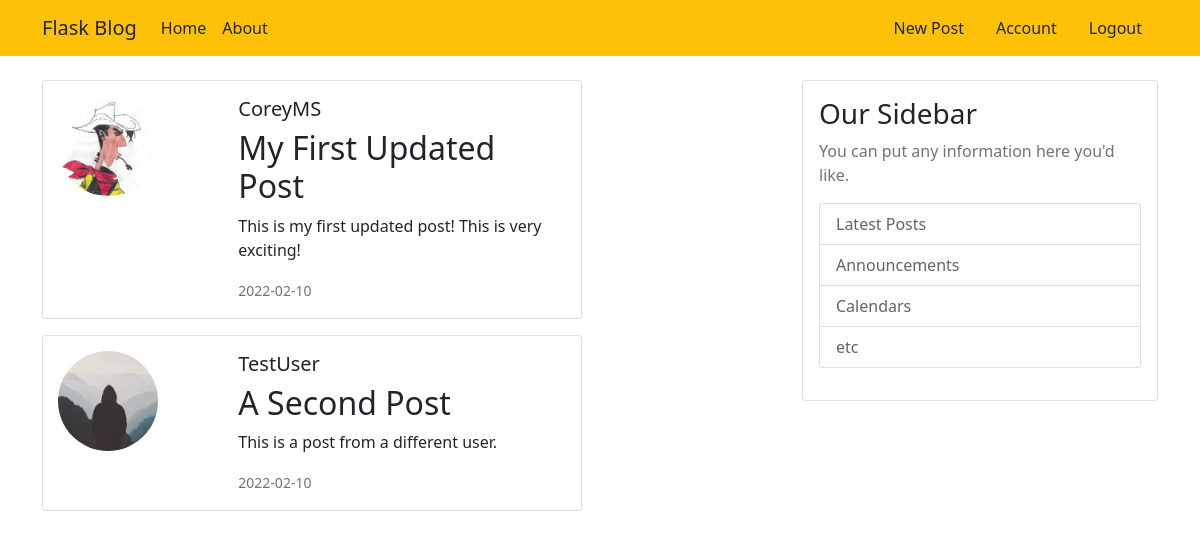
Screenshot of /home (signed in) with the database file from the repository.
### flaskblog/models.py (models this page shows, shortened)
class Post(db.Model):
    id = db.Column(db.Integer, primary_key=True)
    title = db.Column(db.String(100), nullable=False)
    date_posted = db.Column(db.DateTime, nullable=False, default=datetime.utcnow)
    content = db.Column(db.Text, nullable=False)
    user_id = db.Column(db.Integer, db.ForeignKey('user.id'), nullable=False)

class User(db.Model, UserMixin):
    id = db.Column(db.Integer, primary_key=True)
    username = db.Column(db.String(20), unique=True, nullable=False)
    email = db.Column(db.String(120), unique=True, nullable=False)
    image_file = db.Column(db.String(20), nullable=False, default='default.jpg')
    password = db.Column(db.String(60), nullable=False)
    posts = db.relationship('Post', backref='author', lazy=True)

### flaskblog/routes.py (the view)
@app.route("/")
@app.route("/home")
def home():
    posts = Post.query.all()
    return render_template('home.html', posts=posts)

### flaskblog/models.py (called while the page is built)
@login_manager.user_loader
def load_user(user_id):
    return User.query.get(int(user_id))

### flaskblog/templates/home.html
{% extends "layout.html" %}
{% block content %}
{% for post in posts %}
<div class="card mb-3" style="max-width: 540px;">
  <div class="row g-0">
    <div class="col-md-4">
      <img src="{{ url_for('static', filename='profile_pics/' + post.author.image_file) }}" class="img-fluid rounded-circle article-img" alt="...">
    </div>
    <div class="col-md-8">
      <div class="card-body">
        <h5 class="card-title">{{ post.author.username }}</h5>
        <h2 class="card-text"><a class="article-link" href="{{ url_for('post', post_id=post.id) }}">{{ post.title }}</a></h2>
        <p class="card-text">{{ post.content }}</p>
        <p class="card-text"><small class="text-muted">{{ post.date_posted.strftime('%Y-%m-%d')}}</small></p>
      </div>
    </div>
  </div>
</div>
{% endfor %}
{% endblock content %}

### flaskblog/static/main.css (style rules this page uses)
.article-link { text-decoration: none; color: inherit; }
.article-img { height: 100px; width: 100px; margin: 15px; }

### rows the page displays
Post: image_file (picture), author.username "CoreyMS", title "My First Updated Post", content "This is my first updated post! This is very exciting!", date_posted "2022-02-10"
Post: image_file (placeholder picture), author.username "TestUser", title "A Second Post", content "This is a post from a different user.", date_posted "2022-02-10"
